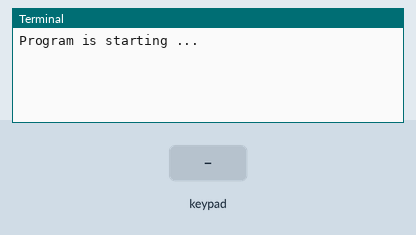
A program run on a simulated Raspberry Pi (BCM pin numbers). On the bench: the last lines printed to the terminal. Inputs (shaded band) come from the test bench.

Above: at 1.2 s.
1.3 s: key '1' pressed
At 2.9 s:
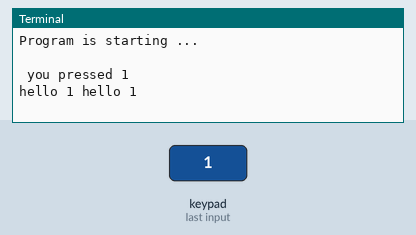
3.3 s: keypad keys 1 2 # pressed 0.4 s apart
At 5.6 s:
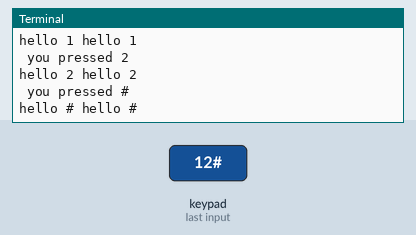
6.0 s: key 'A' pressed
At 7.2 s:
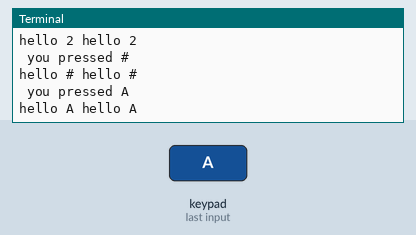
7.6 s: keypad keys 1 2 * pressed 0.4 s apart
At 9.9 s:
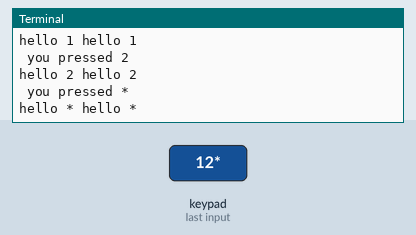
10.3 s: key 'B' pressed
At 11.5 s:
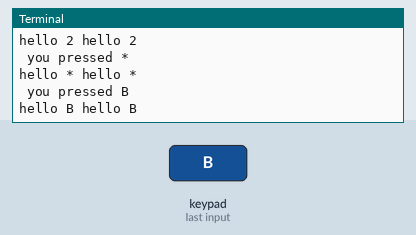
11.9 s: keypad keys 1 2 D pressed 0.4 s apart
At 14.2 s:
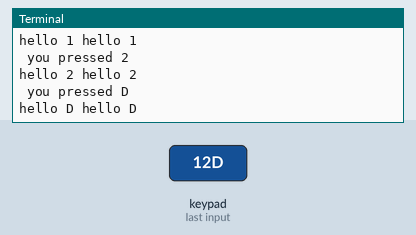

Measured:
- after the input at 1.3 s, the terminal: prints a new line after 0.26 s (image 1)
- after the input at 3.3 s, the terminal: prints a new line after 0.63 s (image 2)
- after the input at 6.0 s, the terminal: prints a new line at once (image 3)
- after the input at 7.6 s, the terminal: prints a new line after 0.20 s (image 4)
- after the input at 10.3 s, the terminal: prints a new line after 0.07 s (image 5)
- after the input at 11.9 s, the terminal: prints a new line after 0.23 s (image 6)

The program:

Matrixkeypad3.py
```python
# Filename: Matrixkeypad3.py
# Project: Freenove kit using pigpio C and Python library
# Description: control a matrix keypad
# Author: JudaV
# date: october 2024

import pigpio
import time

pi = pigpio.pi()  # instantiate keypad pi instance from the pigpio.pi class

row_pins = [18, 23, 24, 25]  # BCM numbering - anodes
col_pins = [10, 22, 27, 17]  # cathodes
keypad = [[1, 2, 3, "A"], [4, 5, 6, "B"], [7, 8, 9, "C"], ["*", 0, "#", "D"]]


def setup():
    # the board is setup as scanning the columns by sending low levels to the cols
    # and measuring state in the rows when the col level is low.
    for pin in row_pins:
        pi.set_mode(pin, pigpio.INPUT)
        pi.set_pull_up_down(pin, pigpio.PUD_UP)

    for pin in col_pins:
        pi.set_mode(pin, pigpio.OUTPUT)


def record_keyboard_input():
    output = None
    # set colums one by one low,
    # then measure rows
    # then set cols high again
    for column_index, column in enumerate(col_pins):
        pi.write(column, 0)  # one col is low now, and ready to be read
        time.sleep(0.05)
        # now check the rows one by one in this column:
        for keypad_row_index, keypad_row in enumerate(row_pins):
            if pi.read(keypad_row) == 0:
                # read the keypad list to get the correct character
                output = keypad[keypad_row_index][column_index]
                print(f" you pressed {output}")
                # time.sleep(0.1)
        pi.write(column, 1)
    return output


def loop():
    while True:
        b = record_keyboard_input()
        time.sleep(0.1)
        if not b is None:
            print(f"hello {b} " * 2)
            time.sleep(0.1)


def destroy():
    print(f"\nbye\n")
    pi.stop()


if __name__ == "__main__":
    print("Program is starting ... \n")
    setup()
    try:
        loop()
    except KeyboardInterrupt:  # Press ctrl-c to end the program.
        print("\nprogram stopped by Keyboard Interrupt")

    finally:
        destroy()
```
